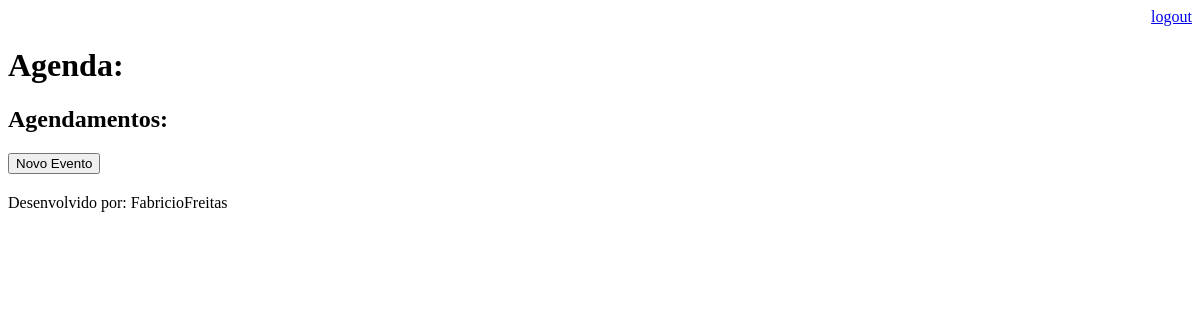
The page /agenda/ (signed in) on the database as committed earlier.
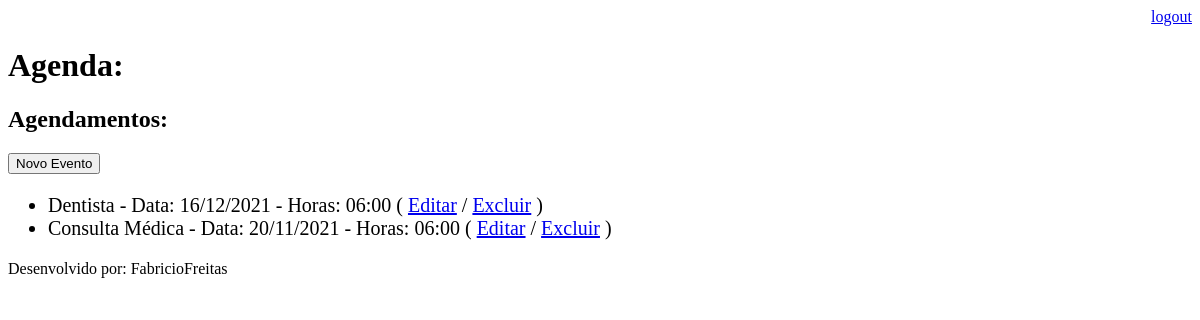
The same page on the database as committed later.
### core/models.py (models this page shows, shortened)
class Evento(models.Model):
    titulo = models.CharField(max_length=100)
    descricao = models.TextField(blank=True, null=True)
    data_evento = models.DateTimeField(verbose_name='Data do Evento')
    data_criacao = models.DateTimeField(auto_now=True)
    usuario = models.ForeignKey(User, on_delete=models.CASCADE)
    class Meta:
        db_table = 'evento'
    def get_data_evento(self):
        return self.data_evento.strftime(' Data: %d/%m/%Y - Horas: %H:%M')
    def get_evento_atrasado(self):
        if self.data_evento < datetime.now():
            return True
        else:
            return False

### core/views.py (the view)
# urls.py: path('agenda/', views.lista_eventos),
@login_required(login_url='/login/')
def lista_eventos(request):
    usuario = request.user
    data_atual = datetime.now() - timedelta(hours=1)
    evento = Evento.objects.filter(usuario=usuario,
                                   data_evento__gt=data_atual)
    dados = {'eventos':evento}
    return render(request, 'agenda.html', dados)

### templates/agenda.html (shortened to what this page needs)
{% extends "model-page.html" %}
{% block content %}
    <h2>Agendamentos:</h2>
    <a href="evento/">
    <button type="button">Novo Evento</button>
    </a>
    <ul style="font-size: 20px">
        {% for evento in eventos %}
            <li>
                <div style=>
                    {{ evento.titulo }} - {{ evento.get_data_evento }}
                    ( <a href="evento/?id={{ evento.id }}"> Editar</a>
                    / <a href="evento/delete/{{ evento.id }}/">Excluir</a> )
                </div>
            </li>
        {% endfor %}
    </ul>
{% endblock %}

### templates/model-page.html
<!DOCTYPE html>
<html lang="en">
<head>
    {% include "model-header.html" %}
</head>
<body>
    {% block content %} {% endblock %}
    {% include "model-footer.html" %}
</body>
</html>

### templates/model-header.html (shortened to what this page needs)
<div align="right">
    <a href="/logout">logout</a>
</div>
<h1>Agenda:</h1>

### templates/model-footer.html
<p>Desenvolvido por: FabricioFreitas</p>

Rows that differ between the two databases and show on the page:
added Evento: titulo "Dentista", get_data_evento "Data: 16/12/2021 - Horas: 06:00"
added Evento: titulo "Consulta Médica", get_data_evento "Data: 20/11/2021 - Horas: 06:00"
